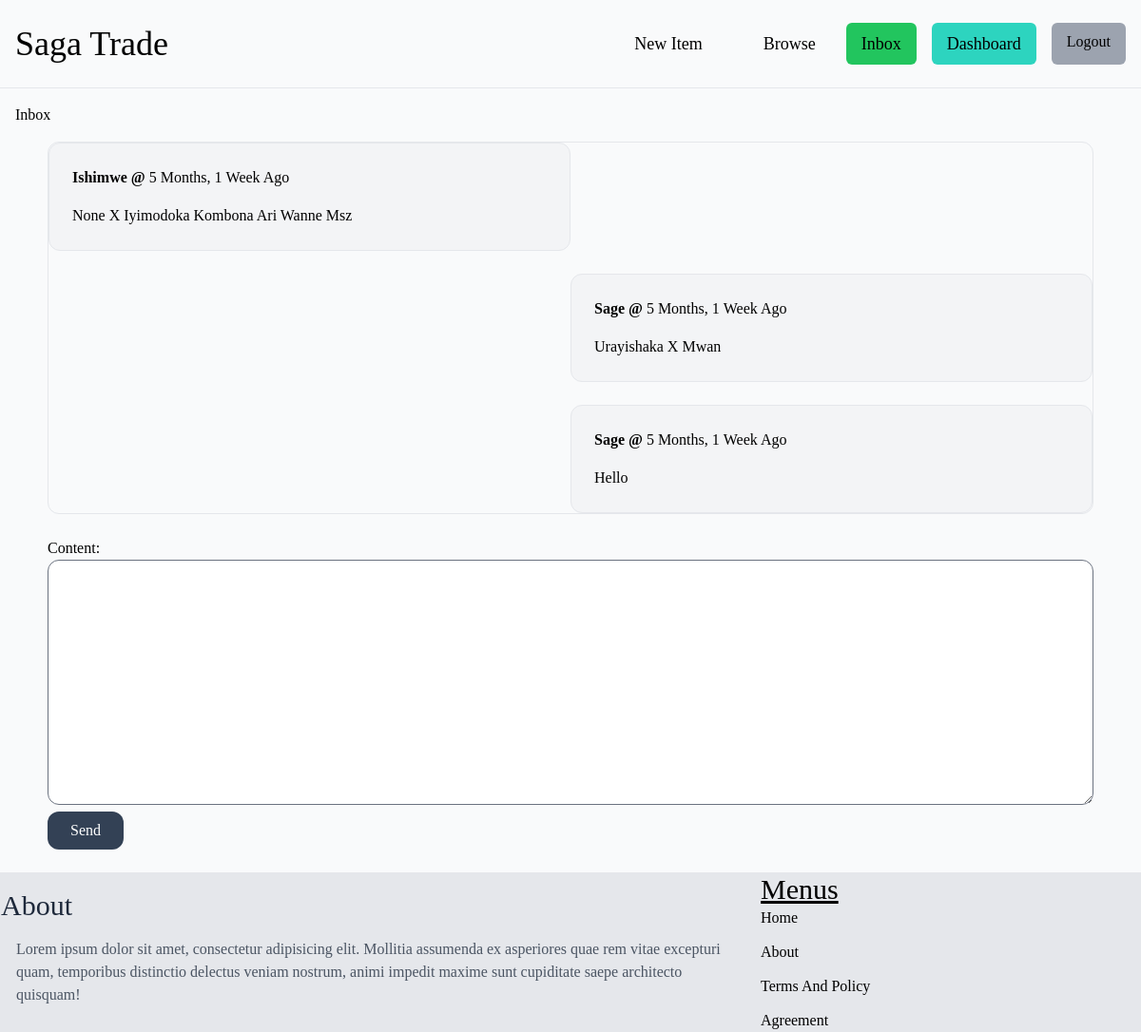
The app's page /inbox/11/ (signed in), older data.
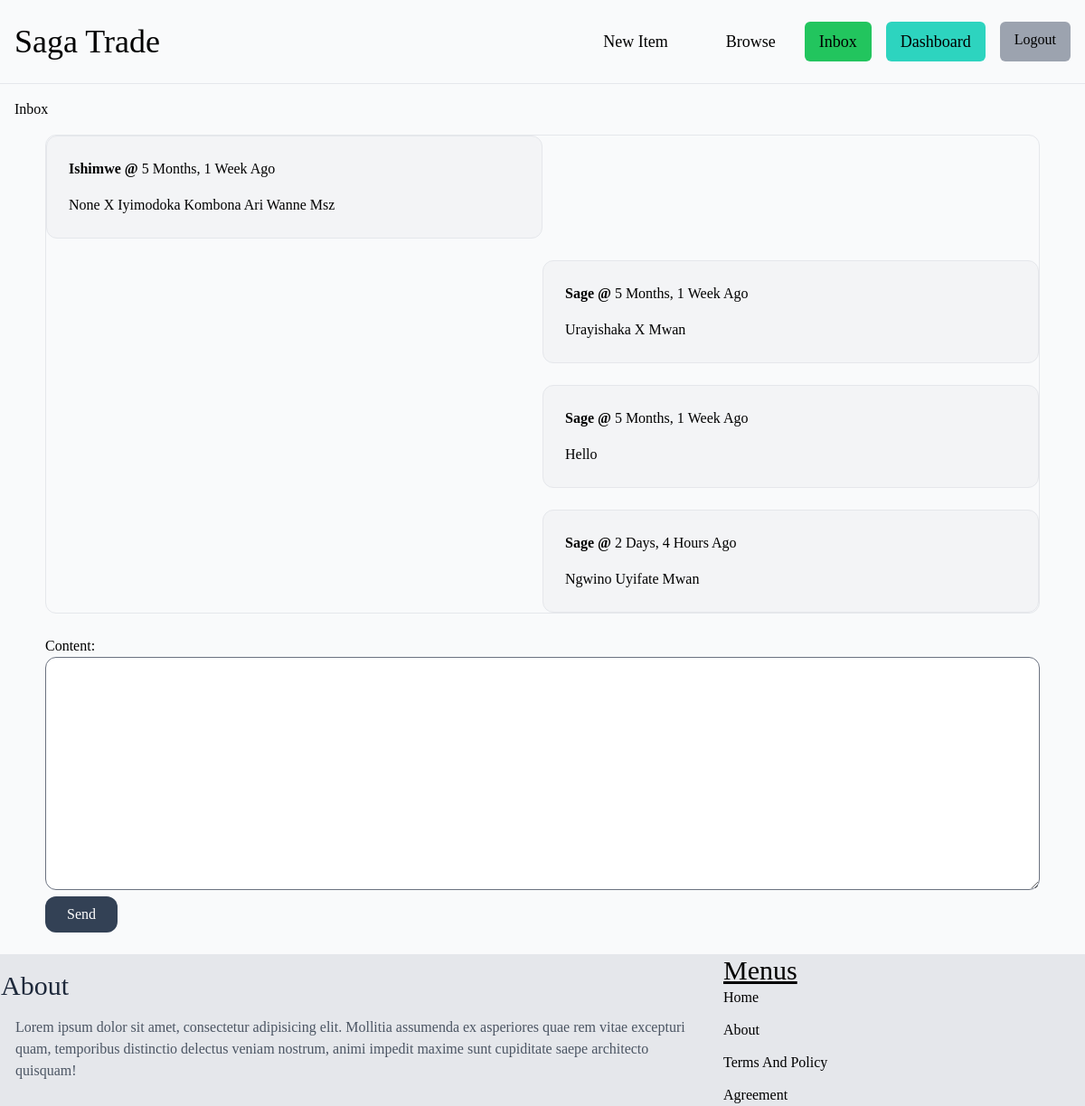
The same page, newer data.
### message/models.py (models this page shows)
class ConversationMessage(models.Model):
    conversation = models.ForeignKey(Conversation,related_name="messages",on_delete=models.CASCADE)
    content = models.TextField()
    created_at = models.DateTimeField(auto_now=True)
    updated_at = models.DateTimeField(auto_now_add=True)
    createdBy = models.ForeignKey(User,related_name='created_messages',on_delete=models.CASCADE)

### message/views.py (the view)
# urls.py: path('<int:pk>/',detail,name='detail'),
@login_required()
def detail(request,pk):
    conversation = Conversation.objects.filter(
        members__in=[request.user.id]).get(pk=pk)
    if request.method == 'POST':
        form = ConversationForm(request.POST)
        if form.is_valid():
            conversation_message = form.save(commit=False)
            conversation_message.conversation = conversation
            conversation_message.createdBy = request.user
            conversation_message.save()
            conversation.save()
            return redirect('message:detail', pk=pk)
    else:
        form = ConversationForm()
    return render(request, 'detail.html',{
            'conversation': conversation,
            'form':form
    }
    )

### message/form.py
class ConversationForm(forms.ModelForm):
    class Meta:
        model = ConversationMessage
        fields = ('content',)
        widgets = {
            'content': forms.Textarea(attrs={
            'class': 'w-full  rounded-xl',
            })
        }

### message/templates/detail.html (shortened to what this page needs)
{% extends 'index.html' %}
{% block content %}
<h1 class="m-4">Inbox</h1>
<div  class="space-y-6 w-11/12 mx-auto border rounded-xl grid">
{% for message in conversation.messages.all %}
<div class="p-6  md:w-1/2  border {% if message.createdBy == request.user %} md:justify-self-end bg-blue-200 {% endif %} bg-gray-100 rounded-xl">
<div>
    <p class="mb-4 capitalize">
        <strong>{{message.createdBy }} @  </strong>
    {{message.created_at | timesince}} ago
 </p>
 <p class="capitalize">{{message.content}}</p>
</div>
</div>
{%empty%}
No Conversation
{% endfor %}
</div>
<form class="w-11/12 my-6 mx-auto" action="." method="post">
    {{form}}
     <button
      class="py-2 capitalize px-6 mx-auto rounded-xl bg-slate-700 hover:bg-slate-900 text-white"
      type="submit"
    >
      Send
    </button>
</form>
{% endblock content %}

### home/templates/index.html (shortened to what this page needs)
{% load static tailwind_tags %}
<!DOCTYPE html>
<html lang="en">
  <head>
    {% tailwind_css %}
  </head>
  <body class="bg-gray-50 font-serif leading-normal tracking-normal">
    <nav class="border-b flex py-6 px-4 items-center justify-between">
      <a class="text-4xl" href=".">Saga Trade</a>
      <div>
        <ul class=" capitalize space-x-4 flex">
          <li
            class="capitalize p-2 rounded-md px-4 text-lg mx-4 cursor-pointer hover:scale-105"
          >
            <a href="{% url 'home:new' %}"> New Item</a>
          </li>
          <li
            class="capitalize p-2 rounded-md px-4 text-lg mx-4 cursor-pointer hover:scale-105"
          >
            <a href="{% url 'home:browse' %}">Browse</a>
          </li>
          {% if request.user.is_authenticated %}
           <li class="capitalize p-2 rounded-md px-4 bg-green-500 text-lg mx-4 cursor-pointer hover:scale-105">
            <a href="{% url 'message:inbox' %}">inbox</a>
          </li>
          <li class="capitalize p-2 rounded-md px-4 bg-teal-400 text-lg mx-4 cursor-pointer hover:scale-105">
        <a href="{% url 'home:dashboard' %}"> dashboard</a>
          </li>
          <li class="capitalize p-2 rounded-md px-4 bg-gray-400 mx-4 cursor-pointer hover:scale-105">
        <a href="{% url 'home:logout' %}">logout</a>
          </li>
          {% endif %}
        </ul>
      </div>
    </nav>
    {% block content %}{% endblock content %}
    <footer class="flex mt-4 bottom-0 bg-gray-200">
      <div class="basis-8/12 border">
        <h2 class="my-4 text-3xl capitalize text-slate-800">about</h2>
        <p class="text-gray-600 px-4">
          Lorem ipsum dolor sit amet, consectetur adipisicing elit. Mollitia
          assumenda ex asperiores quae rem vitae excepturi quam, temporibus
          distinctio delectus veniam nostrum, animi impedit maxime sunt
          cupiditate saepe architecto quisquam!
        </p>
      </div>
      <div class="basis-3/12">
        <h2 class="capitalize text-3xl underline">menus</h2>
        <ul class="capitalize space-y-3">
          <li>home</li>
          <li>about</li>
          <li>terms and policy</li>
          <li>Agreement</li>
        </ul>
      </div>
    </footer>
  </body>
</html>

Row changes from the older to the newer data that the page shows:
added ConversationMessage: createdBy "Sage", created_at "2 Days, 4 Hours", content "Ngwino Uyifate Mwan"
